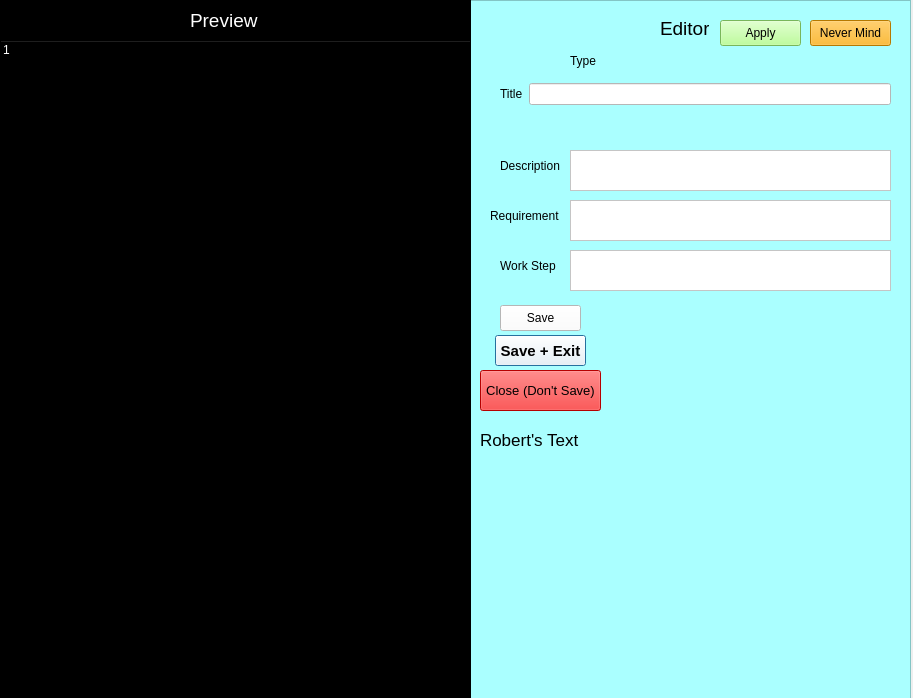
<?xml version="1.0" encoding="UTF-8"?>
<ui version="4.0">
 <class>Dialog</class>
 <widget class="QDialog" name="Dialog">
  <property name="geometry">
   <rect>
    <x>0</x>
    <y>0</y>
    <width>913</width>
    <height>698</height>
   </rect>
  </property>
  <property name="windowTitle">
   <string>Dialog</string>
  </property>
  <widget class="QLabel" name="label_4">
   <property name="geometry">
    <rect>
     <x>660</x>
     <y>20</y>
     <width>49</width>
     <height>16</height>
    </rect>
   </property>
   <property name="font">
    <font>
     <pointsize>14</pointsize>
    </font>
   </property>
   <property name="text">
    <string>Editor</string>
   </property>
  </widget>
  <widget class="QFrame" name="preview_frame">
   <property name="geometry">
    <rect>
     <x>0</x>
     <y>0</y>
     <width>471</width>
     <height>741</height>
    </rect>
   </property>
   <property name="styleSheet">
    <string notr="true">background-color: rgb(0, 0, 0);
color: rgb(255, 255, 255);</string>
   </property>
   <property name="frameShape">
    <enum>QFrame::Shape::StyledPanel</enum>
   </property>
   <property name="frameShadow">
    <enum>QFrame::Shadow::Raised</enum>
   </property>
   <widget class="QLabel" name="label_5">
    <property name="geometry">
     <rect>
      <x>190</x>
      <y>10</y>
      <width>71</width>
      <height>20</height>
     </rect>
    </property>
    <property name="font">
     <font>
      <pointsize>14</pointsize>
     </font>
    </property>
    <property name="text">
     <string>Preview</string>
    </property>
   </widget>
   <widget class="QTreeWidget" name="preview_text">
    <property name="geometry">
     <rect>
      <x>0</x>
      <y>40</y>
      <width>471</width>
      <height>661</height>
     </rect>
    </property>
    <property name="font">
     <font>
      <pointsize>12</pointsize>
     </font>
    </property>
    <property name="styleSheet">
     <string notr="true">color: rgb(255, 255, 255);
background-color: rgba(255, 255, 255, 0);</string>
    </property>
    <column>
     <property name="text">
      <string notr="true">1</string>
     </property>
    </column>
   </widget>
  </widget>
  <widget class="QFrame" name="frame_3">
   <property name="geometry">
    <rect>
     <x>470</x>
     <y>0</y>
     <width>441</width>
     <height>721</height>
    </rect>
   </property>
   <property name="styleSheet">
    <string notr="true">background-color: rgba(170, 255, 255, 255);</string>
   </property>
   <property name="frameShape">
    <enum>QFrame::Shape::StyledPanel</enum>
   </property>
   <property name="frameShadow">
    <enum>QFrame::Shadow::Raised</enum>
   </property>
   <widget class="QPushButton" name="save_exit_button">
    <property name="geometry">
     <rect>
      <x>25</x>
      <y>335</y>
      <width>91</width>
      <height>31</height>
     </rect>
    </property>
    <property name="font">
     <font>
      <pointsize>11</pointsize>
      <bold>true</bold>
     </font>
    </property>
    <property name="styleSheet">
     <string notr="true">background-color: rgb(255, 255, 255);</string>
    </property>
    <property name="text">
     <string>Save + Exit</string>
    </property>
   </widget>
   <widget class="QLabel" name="item_type_label">
    <property name="geometry">
     <rect>
      <x>100</x>
      <y>50</y>
      <width>131</width>
      <height>21</height>
     </rect>
    </property>
    <property name="text">
     <string>Type</string>
    </property>
   </widget>
   <widget class="QPushButton" name="save_button">
    <property name="geometry">
     <rect>
      <x>30</x>
      <y>305</y>
      <width>81</width>
      <height>26</height>
     </rect>
    </property>
    <property name="styleSheet">
     <string notr="true">background-color: rgb(255, 255, 255);</string>
    </property>
    <property name="text">
     <string>Save</string>
    </property>
   </widget>
   <widget class="QPushButton" name="apply_button">
    <property name="geometry">
     <rect>
      <x>250</x>
      <y>20</y>
      <width>81</width>
      <height>26</height>
     </rect>
    </property>
    <property name="styleSheet">
     <string notr="true">background-color: rgb(170, 255, 127);</string>
    </property>
    <property name="text">
     <string>Apply</string>
    </property>
   </widget>
   <widget class="QPlainTextEdit" name="item_description">
    <property name="geometry">
     <rect>
      <x>100</x>
      <y>150</y>
      <width>321</width>
      <height>41</height>
     </rect>
    </property>
    <property name="styleSheet">
     <string notr="true">background-color: rgb(255, 255, 255);</string>
    </property>
   </widget>
   <widget class="QLabel" name="label_7">
    <property name="geometry">
     <rect>
      <x>500</x>
      <y>160</y>
      <width>61</width>
      <height>131</height>
     </rect>
    </property>
    <property name="text">
     <string>Description</string>
    </property>
   </widget>
   <widget class="QPlainTextEdit" name="item_require">
    <property name="geometry">
     <rect>
      <x>100</x>
      <y>200</y>
      <width>321</width>
      <height>41</height>
     </rect>
    </property>
    <property name="styleSheet">
     <string notr="true">background-color: rgb(255, 255, 255);</string>
    </property>
   </widget>
   <widget class="QPlainTextEdit" name="item_work_step">
    <property name="geometry">
     <rect>
      <x>100</x>
      <y>250</y>
      <width>321</width>
      <height>41</height>
     </rect>
    </property>
    <property name="styleSheet">
     <string notr="true">background-color: rgb(255, 255, 255);</string>
    </property>
   </widget>
   <widget class="QLabel" name="description_label">
    <property name="geometry">
     <rect>
      <x>30</x>
      <y>150</y>
      <width>61</width>
      <height>31</height>
     </rect>
    </property>
    <property name="styleSheet">
     <string notr="true">background-color: rgba(255, 255, 255, 0);</string>
    </property>
    <property name="text">
     <string>Description</string>
    </property>
   </widget>
   <widget class="QLabel" name="require_label">
    <property name="geometry">
     <rect>
      <x>20</x>
      <y>200</y>
      <width>71</width>
      <height>31</height>
     </rect>
    </property>
    <property name="styleSheet">
     <string notr="true">background-color: rgba(255, 255, 255, 0);</string>
    </property>
    <property name="text">
     <string>Requirement</string>
    </property>
   </widget>
   <widget class="QLabel" name="work_step_label">
    <property name="geometry">
     <rect>
      <x>30</x>
      <y>250</y>
      <width>71</width>
      <height>31</height>
     </rect>
    </property>
    <property name="styleSheet">
     <string notr="true">background-color: rgba(255, 255, 255, 0);</string>
    </property>
    <property name="text">
     <string>Work Step</string>
    </property>
   </widget>
   <widget class="QPushButton" name="never_mind_button">
    <property name="geometry">
     <rect>
      <x>340</x>
      <y>20</y>
      <width>81</width>
      <height>26</height>
     </rect>
    </property>
    <property name="styleSheet">
     <string notr="true">background-color: rgb(255, 170, 0);</string>
    </property>
    <property name="text">
     <string>Never Mind</string>
    </property>
   </widget>
   <widget class="QLabel" name="editor_tips">
    <property name="geometry">
     <rect>
      <x>10</x>
      <y>430</y>
      <width>221</width>
      <height>261</height>
     </rect>
    </property>
    <property name="font">
     <font>
      <pointsize>13</pointsize>
     </font>
    </property>
    <property name="text">
     <string>Robert's Text</string>
    </property>
    <property name="alignment">
     <set>Qt::AlignmentFlag::AlignLeading|Qt::AlignmentFlag::AlignLeft|Qt::AlignmentFlag::AlignTop</set>
    </property>
    <property name="wordWrap">
     <bool>true</bool>
    </property>
   </widget>
   <widget class="QPushButton" name="cancel_button">
    <property name="geometry">
     <rect>
      <x>10</x>
      <y>370</y>
      <width>121</width>
      <height>41</height>
     </rect>
    </property>
    <property name="font">
     <font>
      <family>Segoe UI</family>
      <pointsize>10</pointsize>
      <italic>false</italic>
      <bold>false</bold>
     </font>
    </property>
    <property name="styleSheet">
     <string notr="true">color: rgb(0, 0, 0);
font: 10pt &quot;Segoe UI&quot;;
background-color: rgb(255, 0, 0);</string>
    </property>
    <property name="text">
     <string>Close (Don't Save)</string>
    </property>
   </widget>
   <zorder>save_exit_button</zorder>
   <zorder>item_type_label</zorder>
   <zorder>save_button</zorder>
   <zorder>apply_button</zorder>
   <zorder>label_7</zorder>
   <zorder>description_label</zorder>
   <zorder>require_label</zorder>
   <zorder>work_step_label</zorder>
   <zorder>item_require</zorder>
   <zorder>item_description</zorder>
   <zorder>item_work_step</zorder>
   <zorder>never_mind_button</zorder>
   <zorder>editor_tips</zorder>
   <zorder>cancel_button</zorder>
  </widget>
  <widget class="QWidget" name="layoutWidget">
   <property name="geometry">
    <rect>
     <x>500</x>
     <y>80</y>
     <width>391</width>
     <height>28</height>
    </rect>
   </property>
   <layout class="QHBoxLayout" name="horizontalLayout">
    <item>
     <widget class="QLabel" name="title_label">
      <property name="text">
       <string>Title</string>
      </property>
     </widget>
    </item>
    <item>
     <widget class="QLineEdit" name="item_title">
      <property name="styleSheet">
       <string notr="true">background-color: rgb(255, 255, 255);</string>
      </property>
     </widget>
    </item>
   </layout>
  </widget>
  <widget class="QWidget" name="layoutWidget">
   <property name="geometry">
    <rect>
     <x>500</x>
     <y>110</y>
     <width>391</width>
     <height>28</height>
    </rect>
   </property>
   <layout class="QHBoxLayout" name="horizontalLayout_2">
    <item>
     <widget class="QLabel" name="number_label">
      <property name="text">
       <string>Number</string>
      </property>
     </widget>
    </item>
    <item>
     <widget class="QLineEdit" name="item_number">
      <property name="styleSheet">
       <string notr="true">background-color: rgb(255, 255, 255);</string>
      </property>
     </widget>
    </item>
   </layout>
  </widget>
  <zorder>frame_3</zorder>
  <zorder>layoutWidget</zorder>
  <zorder>layoutWidget</zorder>
  <zorder>label_4</zorder>
  <zorder>preview_frame</zorder>
 </widget>
 <resources/>
 <connections/>
</ui>
